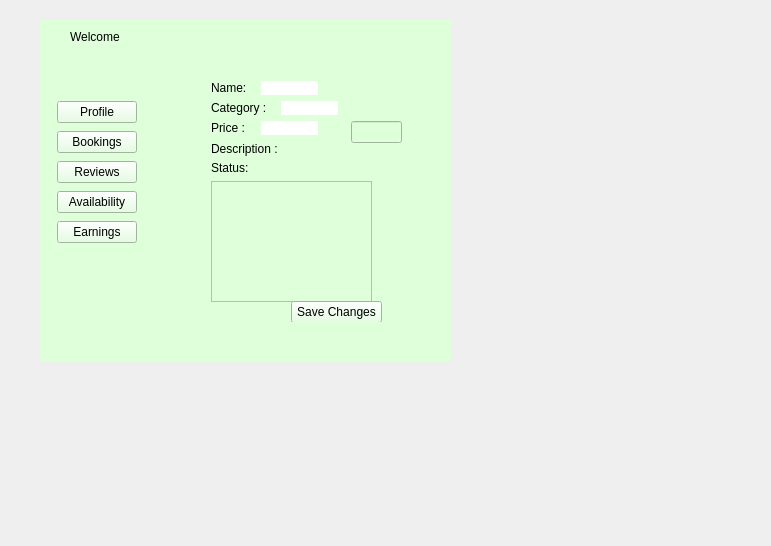
<?xml version="1.0" encoding="UTF-8"?>
<ui version="4.0">
 <class>ProviderDashboard</class>
 <widget class="QWidget" name="ProviderDashboard">
  <property name="geometry">
   <rect>
    <x>0</x>
    <y>0</y>
    <width>771</width>
    <height>546</height>
   </rect>
  </property>
  <property name="windowTitle">
   <string>Form</string>
  </property>
  <widget class="QWidget" name="widget" native="true">
   <property name="geometry">
    <rect>
     <x>40</x>
     <y>20</y>
     <width>411</width>
     <height>341</height>
    </rect>
   </property>
   <property name="styleSheet">
    <string notr="true">
background-color: rgb(223, 255, 219);</string>
   </property>
   <widget class="QWidget" name="widget_2" native="true">
    <property name="geometry">
     <rect>
      <x>151</x>
      <y>41</y>
      <width>241</width>
      <height>271</height>
     </rect>
    </property>
    <widget class="QStackedWidget" name="stackedWidget">
     <property name="geometry">
      <rect>
       <x>20</x>
       <y>20</y>
       <width>201</width>
       <height>241</height>
      </rect>
     </property>
     <property name="currentIndex">
      <number>0</number>
     </property>
     <widget class="QWidget" name="ProfilePage">
      <widget class="QLabel" name="label">
       <property name="geometry">
        <rect>
         <x>0</x>
         <y>0</y>
         <width>57</width>
         <height>14</height>
        </rect>
       </property>
       <property name="text">
        <string>Name:</string>
       </property>
      </widget>
      <widget class="QLabel" name="label_2">
       <property name="geometry">
        <rect>
         <x>0</x>
         <y>20</y>
         <width>57</width>
         <height>14</height>
        </rect>
       </property>
       <property name="text">
        <string>Category :</string>
       </property>
      </widget>
      <widget class="QLabel" name="label_3">
       <property name="geometry">
        <rect>
         <x>0</x>
         <y>40</y>
         <width>57</width>
         <height>14</height>
        </rect>
       </property>
       <property name="text">
        <string>Price : </string>
       </property>
      </widget>
      <widget class="QLabel" name="label_4">
       <property name="geometry">
        <rect>
         <x>0</x>
         <y>60</y>
         <width>81</width>
         <height>16</height>
        </rect>
       </property>
       <property name="text">
        <string>Description :</string>
       </property>
      </widget>
      <widget class="QLineEdit" name="priceInput">
       <property name="geometry">
        <rect>
         <x>140</x>
         <y>40</y>
         <width>51</width>
         <height>22</height>
        </rect>
       </property>
      </widget>
      <widget class="QTextEdit" name="descriptionInput">
       <property name="geometry">
        <rect>
         <x>0</x>
         <y>100</y>
         <width>161</width>
         <height>121</height>
        </rect>
       </property>
      </widget>
      <widget class="QPushButton" name="saveProfileBtn">
       <property name="geometry">
        <rect>
         <x>80</x>
         <y>220</y>
         <width>91</width>
         <height>22</height>
        </rect>
       </property>
       <property name="text">
        <string>Save Changes</string>
       </property>
      </widget>
      <widget class="QLabel" name="priceLabel">
       <property name="geometry">
        <rect>
         <x>50</x>
         <y>40</y>
         <width>57</width>
         <height>14</height>
        </rect>
       </property>
       <property name="styleSheet">
        <string notr="true">background-color: rgb(255, 255, 255);</string>
       </property>
       <property name="text">
        <string/>
       </property>
      </widget>
      <widget class="QLabel" name="categoryLabel">
       <property name="geometry">
        <rect>
         <x>70</x>
         <y>20</y>
         <width>57</width>
         <height>14</height>
        </rect>
       </property>
       <property name="styleSheet">
        <string notr="true">background-color: rgb(255, 255, 255);</string>
       </property>
       <property name="text">
        <string/>
       </property>
      </widget>
      <widget class="QLabel" name="nameLabel">
       <property name="geometry">
        <rect>
         <x>50</x>
         <y>0</y>
         <width>57</width>
         <height>14</height>
        </rect>
       </property>
       <property name="styleSheet">
        <string notr="true">background-color: rgb(255, 255, 255);</string>
       </property>
       <property name="text">
        <string/>
       </property>
      </widget>
      <widget class="QLabel" name="label_6">
       <property name="geometry">
        <rect>
         <x>0</x>
         <y>80</y>
         <width>57</width>
         <height>14</height>
        </rect>
       </property>
       <property name="text">
        <string>Status: </string>
       </property>
      </widget>
      <widget class="QLabel" name="statusLabel">
       <property name="geometry">
        <rect>
         <x>80</x>
         <y>80</y>
         <width>57</width>
         <height>14</height>
        </rect>
       </property>
       <property name="text">
        <string/>
       </property>
      </widget>
     </widget>
     <widget class="QWidget" name="AvailabilityPage">
      <widget class="QLabel" name="label_5">
       <property name="geometry">
        <rect>
         <x>10</x>
         <y>10</y>
         <width>161</width>
         <height>16</height>
        </rect>
       </property>
       <property name="text">
        <string>Availability Status :</string>
       </property>
      </widget>
      <widget class="QPushButton" name="availabilityBtnToggle">
       <property name="geometry">
        <rect>
         <x>0</x>
         <y>40</y>
         <width>141</width>
         <height>22</height>
        </rect>
       </property>
       <property name="text">
        <string>Toggle Availability</string>
       </property>
      </widget>
     </widget>
     <widget class="QWidget" name="ReviewsPage">
      <widget class="QListWidget" name="reviewsList">
       <property name="geometry">
        <rect>
         <x>0</x>
         <y>60</y>
         <width>211</width>
         <height>161</height>
        </rect>
       </property>
      </widget>
     </widget>
     <widget class="QWidget" name="EarningsPage">
      <widget class="QLabel" name="earningsLabel">
       <property name="geometry">
        <rect>
         <x>0</x>
         <y>40</y>
         <width>131</width>
         <height>16</height>
        </rect>
       </property>
       <property name="text">
        <string>Total earnings :</string>
       </property>
      </widget>
      <widget class="QLabel" name="jobLabel">
       <property name="geometry">
        <rect>
         <x>0</x>
         <y>90</y>
         <width>111</width>
         <height>16</height>
        </rect>
       </property>
       <property name="text">
        <string>Completed Jobs :</string>
       </property>
      </widget>
     </widget>
     <widget class="QWidget" name="BookingsPage">
      <widget class="QListWidget" name="bookingList">
       <property name="geometry">
        <rect>
         <x>30</x>
         <y>30</y>
         <width>131</width>
         <height>191</height>
        </rect>
       </property>
      </widget>
     </widget>
    </widget>
   </widget>
   <widget class="QWidget" name="widget_3" native="true">
    <property name="geometry">
     <rect>
      <x>17</x>
      <y>41</y>
      <width>111</width>
      <height>271</height>
     </rect>
    </property>
    <widget class="QPushButton" name="profileBtn">
     <property name="geometry">
      <rect>
       <x>0</x>
       <y>40</y>
       <width>80</width>
       <height>22</height>
      </rect>
     </property>
     <property name="text">
      <string>Profile</string>
     </property>
    </widget>
    <widget class="QPushButton" name="bookingsBtn">
     <property name="geometry">
      <rect>
       <x>0</x>
       <y>70</y>
       <width>80</width>
       <height>22</height>
      </rect>
     </property>
     <property name="text">
      <string>Bookings</string>
     </property>
    </widget>
    <widget class="QPushButton" name="reviewsBtn">
     <property name="geometry">
      <rect>
       <x>0</x>
       <y>100</y>
       <width>80</width>
       <height>22</height>
      </rect>
     </property>
     <property name="text">
      <string>Reviews</string>
     </property>
    </widget>
    <widget class="QPushButton" name="availabilityBtn">
     <property name="geometry">
      <rect>
       <x>0</x>
       <y>130</y>
       <width>80</width>
       <height>22</height>
      </rect>
     </property>
     <property name="text">
      <string>Availability</string>
     </property>
    </widget>
    <widget class="QPushButton" name="earningsBtn">
     <property name="geometry">
      <rect>
       <x>0</x>
       <y>160</y>
       <width>80</width>
       <height>22</height>
      </rect>
     </property>
     <property name="text">
      <string>Earnings</string>
     </property>
    </widget>
   </widget>
   <widget class="QLabel" name="welcomeLabel">
    <property name="geometry">
     <rect>
      <x>30</x>
      <y>10</y>
      <width>57</width>
      <height>14</height>
     </rect>
    </property>
    <property name="text">
     <string>Welcome </string>
    </property>
   </widget>
  </widget>
 </widget>
 <resources/>
 <connections/>
</ui>
